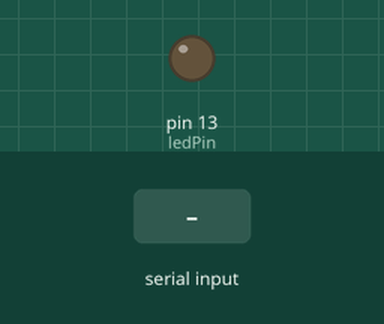
Bench run of a sketch on a simulated Arduino Uno, built with avr-gcc and run on an emulated ATmega328P. Shown: output pins drawn as LEDs (lit = HIGH). Dashed ring = blinking. The inputs (shaded band) are chosen by the test bench.

Above: at 1.2 s.
1.3 s: "1" received over Serial
At 1.7 s:
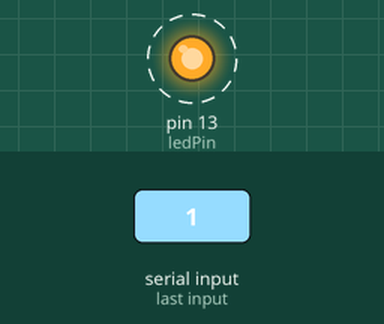
Timing chart, 0 to 11.8 s (numbered marks = the images above; inputs shaded):
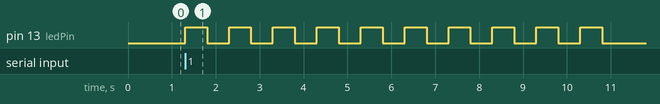

The sketch:

arduion.ino
```cpp
int ledPin = 13;

void setup() {
  pinMode(ledPin, OUTPUT);
  Serial.begin(9600);
}

void loop() {
  if (Serial.available() > 0) {
    char received = Serial.read();
    if (received == '1') {
      unsigned long startTime = millis();
      while (millis() - startTime < 10000) {
        digitalWrite(ledPin, HIGH);
        delay(500);
        digitalWrite(ledPin, LOW);
        delay(500);
      }
    } else if (received == '0') {
      digitalWrite(ledPin, LOW);
    }
  }
}
```

Measured:
- after the input at 1.3 s, pin 13 (ledPin): alternates HIGH for 0.50 s and LOW for 0.50 s, starting at once
